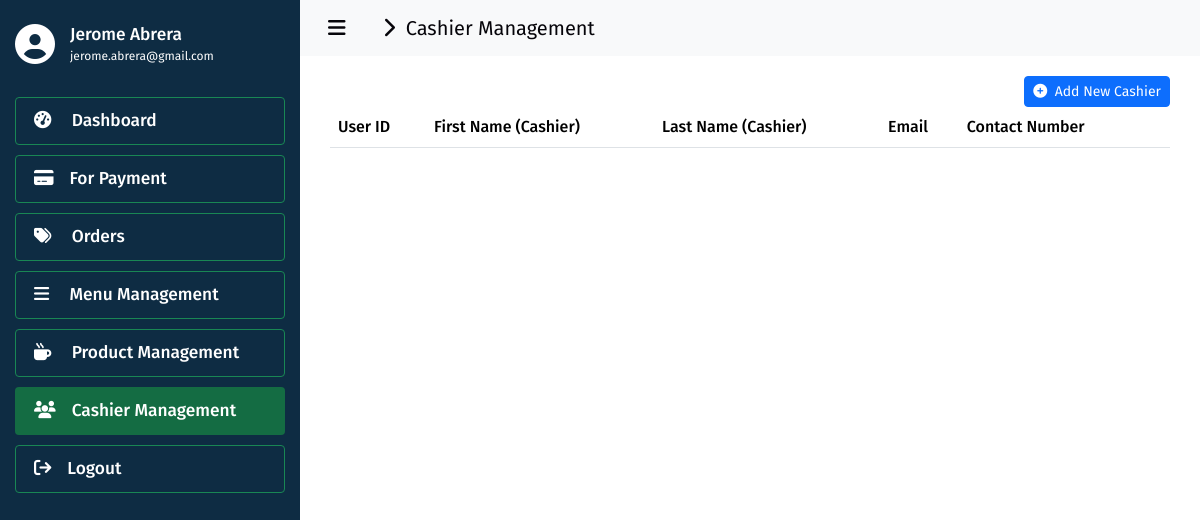
The page /admin/cashier/ (signed in) on the database as committed earlier.
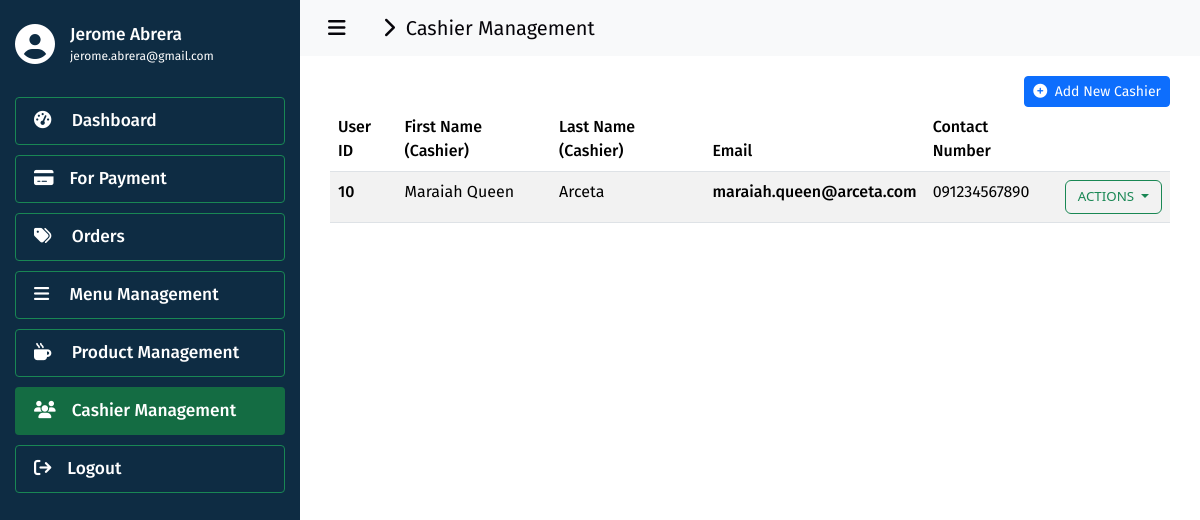
The same page on the database as committed later.
### tables this page shows
CREATE TABLE `user_info` (
  `id` int(11) NOT NULL,
  `user_id` int(11) NOT NULL,
  `first_name` varchar(255) NOT NULL,
  `last_name` varchar(255) NOT NULL,
  `email` varchar(255) NOT NULL,
  `contact_number` varchar(255) NOT NULL
);

CREATE TABLE `user_credentials` (
  `id` int(11) NOT NULL,
  `email` varchar(255) NOT NULL,
  `password` varchar(255) NOT NULL,
  `type` varchar(255) NOT NULL
);

### admin/cashier/index.php (the view, shortened to what the changed rows need)
<?php
  include('../../utils/connections.php');
?>
<!DOCTYPE html>
<html lang="en">
  <head>
    <link
      href="https://cdn.jsdelivr.net/npm/bootstrap@5.3.3/dist/css/bootstrap.min.css"
      rel="stylesheet"
    >
    <link href="https://cdn.datatables.net/2.0.5/css/dataTables.bootstrap5.css" rel="stylesheet">
    <link rel="stylesheet" href="../../assets/css/global.css" />
    <link rel="stylesheet" href="./css/index.css" />
  </head>
  <body>
    <div class="div-classic-container">
      <div class="container" style="padding-inline: 30px; margin-top: 20px;">
        <table id="data" class="table table-striped" style="width:100%">
          <thead>
            <tr>
              <th class="fira-sans-medium">User ID</th>
              <th class="fira-sans-medium">First Name (Cashier)</th>
              <th class="fira-sans-medium">Last Name (Cashier)</th>
              <th class="fira-sans-medium">Email</th>
              <th class="fira-sans-medium">Contact Number</th>
              <th class="fira-sans-medium"></th>
            </tr>
          </thead>
          <tbody>
            <?php
              $fetch_query = "SELECT
                UC.id,
                UI.first_name,
                UI.last_name,
                UI.email,
                UI.contact_number
                FROM `user_credentials` AS UC
                INNER JOIN `user_info` AS UI ON UC.id = UI.user_id
                WHERE UC.type != 'admin'";
              $result = $conn->query($fetch_query);
              if ($result->num_rows > 0) {
                while ($row = $result->fetch_assoc()) {
                  $user_id = $row['id'];
                  $first_name = $row['first_name'];
                  $last_name = $row['last_name'];
                  $email = $row['email'];
                  $contact_number = $row['contact_number'];
                  echo '
                    <tr>
                      <td class="color-brown fira-sans-medium">'.$user_id.'</td>
                      <td class="color-dark fira-sans-regular">
                        '.$first_name.'
                      </td>
                      <td class="color-dark fira-sans-regular">
                        '.$last_name.'
                      </td>
                      <td class="color-dark fira-sans-medium">
                        '.$email.'
                      </td>
                      <td class="fira-sans-regular">
                        '.$contact_number.'
                      </td>
                      <td>
                        <div class="dropdown">
                          <button class="btn btn-outline-success dropdown-toggle size-10" type="button" id="dropdownMenuButton1" data-bs-toggle="dropdown" aria-expanded="false">
                            ACTIONS
                          </button>
                          <ul class="dropdown-menu" aria-labelledby="dropdownMenuButton1">
                            <li><a class="dropdown-item" href="#">Edit Cashier Details</a></li>
                            <li><a class="dropdown-item" href="../../actions/delete_cashier.php?user_id='.$user_id.'">Delete Cashier User</a></li>
                          </ul>
                        </div>
                      </td>
                    </tr>
                  ';
                }
              }
            ?>
          </tbody>
        </table>
      </div>
    </div>
  </body>
</html>

Rows that differ between the two databases and show on the page:
added user_info: user "10", first_name "Maraiah Queen", last_name "Arceta", email "maraiah.queen@arceta.com", contact_number "091234567890"
